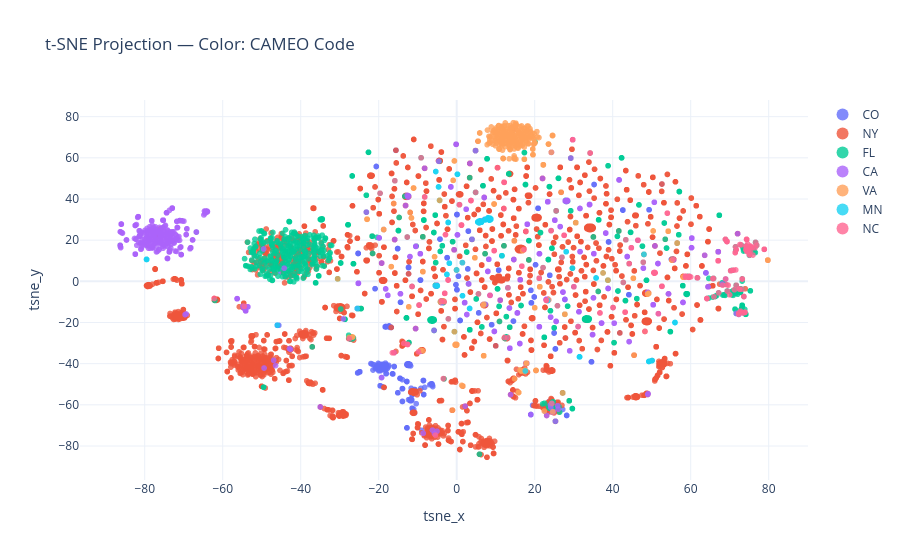

This figure's notebook cell:
### Code cell
plot_15 = plot_tsne(all_15)

### Figure 1 — Plotly figure (JSON) as saved in the notebook; plotly's stock layout.template omitted (floating-point values rounded to 4 significant figures; data arrays with more than 128 entries replaced by an {"elided": "..."} marker saying what was removed)
{"data": [{"customdata": {"elided": "372x5 mixed values"}, "hovertemplate": "state=%{customdata[4]}<br>GlobalEventID=%{customdata[0]}<br>EventCode=%{customdata[1]}<br>CAMEO_label=%{customdata[2]}<br>title=%{customdata[3]}<extra></extra>", "legendgroup": "CO", "marker": {"color": "#636efa", "opacity": 0.8, "size": 6, "symbol": "circle"}, "mode": "markers", "name": "CO", "showlegend": true, "type": "scattergl", "x": {"elided": "372 float values"}, "xaxis": "x", "y": {"elided": "372 float values"}, "yaxis": "y"}, {"customdata": {"elided": "2942x5 mixed values"}, "hovertemplate": "state=%{customdata[4]}<br>GlobalEventID=%{customdata[0]}<br>EventCode=%{customdata[1]}<br>CAMEO_label=%{customdata[2]}<br>title=%{customdata[3]}<extra></extra>", "legendgroup": "NY", "marker": {"color": "#EF553B", "opacity": 0.8, "size": 6, "symbol": "circle"}, "mode": "markers", "name": "NY", "showlegend": true, "type": "scattergl", "x": {"elided": "2942 float values"}, "xaxis": "x", "y": {"elided": "2942 float values"}, "yaxis": "y"}, {"customdata": {"elided": "863x5 mixed values"}, "hovertemplate": "state=%{customdata[4]}<br>GlobalEventID=%{customdata[0]}<br>EventCode=%{customdata[1]}<br>CAMEO_label=%{customdata[2]}<br>title=%{customdata[3]}<extra></extra>", "legendgroup": "FL", "marker": {"color": "#00cc96", "opacity": 0.8, "size": 6, "symbol": "circle"}, "mode": "markers", "name": "FL", "showlegend": true, "type": "scattergl", "x": {"elided": "863 float values"}, "xaxis": "x", "y": {"elided": "863 float values"}, "yaxis": "y"}, {"customdata": {"elided": "580x5 mixed values"}, "hovertemplate": "state=%{customdata[4]}<br>GlobalEventID=%{customdata[0]}<br>EventCode=%{customdata[1]}<br>CAMEO_label=%{customdata[2]}<br>title=%{customdata[3]}<extra></extra>", "legendgroup": "CA", "marker": {"color": "#ab63fa", "opacity": 0.8, "size": 6, "symbol": "circle"}, "mode": "markers", "name": "CA", "showlegend": true, "type": "scattergl", "x": {"elided": "580 float values"}, "xaxis": "x", "y": {"elided": "580 float values"}, "yaxis": "y"}, {"customdata": {"elided": "378x5 mixed values"}, "hovertemplate": "state=%{customdata[4]}<br>GlobalEventID=%{customdata[0]}<br>EventCode=%{customdata[1]}<br>CAMEO_label=%{customdata[2]}<br>title=%{customdata[3]}<extra></extra>", "legendgroup": "VA", "marker": {"color": "#FFA15A", "opacity": 0.8, "size": 6, "symbol": "circle"}, "mode": "markers", "name": "VA", "showlegend": true, "type": "scattergl", "x": {"elided": "378 float values"}, "xaxis": "x", "y": {"elided": "378 float values"}, "yaxis": "y"}, {"customdata": {"elided": "91x5 mixed values"}, "hovertemplate": "state=%{customdata[4]}<br>GlobalEventID=%{customdata[0]}<br>EventCode=%{customdata[1]}<br>CAMEO_label=%{customdata[2]}<br>title=%{customdata[3]}<extra></extra>", "legendgroup": "MN", "marker": {"color": "#19d3f3", "opacity": 0.8, "size": 6, "symbol": "circle"}, "mode": "markers", "name": "MN", "showlegend": true, "type": "scattergl", "x": [24.34, -45.98, -4.958, -5.488, -5.0, 11.6, -0.02809, 48.02, 29.67, -25.5, 1.458, 17.6, 49.28, 49.28, 49.27, 49.64, -5.361, -5.361, 55.98, 55.98, 55.98, 0.1909, 0.1909, 0.1906, 50.11, 50.11, 35.73, 35.73, 1.49, 1.49, 13.13, -79.52, -79.52, -79.52, -79.52, -1.887, -1.887, 31.5, 31.5, 31.5, 31.5, 31.5, 31.5, 8.001, 8.761, 8.683, 8.365, 7.993, 8.533, 8.407, 8.394, 8.387, 8.379, 7.988, 8.528, 7.909, 8.754, 8.247, 8.72, 7.998, -4.649, -4.649, 5.902, 6.05, 5.968, 6.347, 6.337, 6.337, 5.914, 6.346, 5.619, 3.317, 3.317, 7.278, 7.19, 7.329, 7.265, 28.07, 28.07, -2.502, -2.502, 5.747, 5.753, 5.745, 5.433, 5.421, 5.399, 23.32, -2.194, -2.194, -2.194], "xaxis": "x", "y": [-59.32, -21.33, -2.175, -2.138, -2.249, 12.43, 5.516, 13.08, 6.402, -13.2, 9.095, -43.55, -38.92, -38.92, -38.92, -38.71, 53.35, 53.35, -20.0, -20.0, -20.0, 52.02, 52.02, 52.02, -38.49, -38.49, 1.631, 1.631, -7.003, -7.003, -3.149, 10.65, 10.64, 10.65, 10.65, 8.803, 8.803, -36.68, -36.68, -36.68, -36.68, -36.68, -36.68, 30.8, 30.25, 29.93, 29.76, 30.77, 30.66, 29.76, 29.71, 30.77, 29.78, 30.78, 30.7, 30.16, 30.24, 30.22, 30.41, 30.8, 45.88, 45.88, 29.36, 29.18, 29.31, 28.74, 28.77, 28.74, 29.35, 28.73, 29.18, -13.17, -13.17, 29.88, 30.09, 29.82, 29.92, 14.39, 14.39, 3.334, 3.334, 28.4, 28.39, 28.4, 28.78, 28.8, 28.86, -9.335, 28.6, 28.6, 28.6], "yaxis": "y"}, {"customdata": {"elided": "225x5 mixed values"}, "hovertemplate": "state=%{customdata[4]}<br>GlobalEventID=%{customdata[0]}<br>EventCode=%{customdata[1]}<br>CAMEO_label=%{customdata[2]}<br>title=%{customdata[3]}<extra></extra>", "legendgroup": "NC", "marker": {"color": "#FF6692", "opacity": 0.8, "size": 6, "symbol": "circle"}, "mode": "markers", "name": "NC", "showlegend": true, "type": "scattergl", "x": {"elided": "225 float values"}, "xaxis": "x", "y": {"elided": "225 float values"}, "yaxis": "y"}], "layout": {"legend": {"groupclick": "toggleitem", "itemsizing": "constant", "title": {"text": ""}, "tracegroupgap": 0}, "title": {"text": "t-SNE Projection — Color: CAMEO Code"}, "xaxis": {"anchor": "y", "domain": [0, 1], "title": {"text": "tsne_x"}}, "yaxis": {"anchor": "x", "domain": [0, 1], "title": {"text": "tsne_y"}}}}
